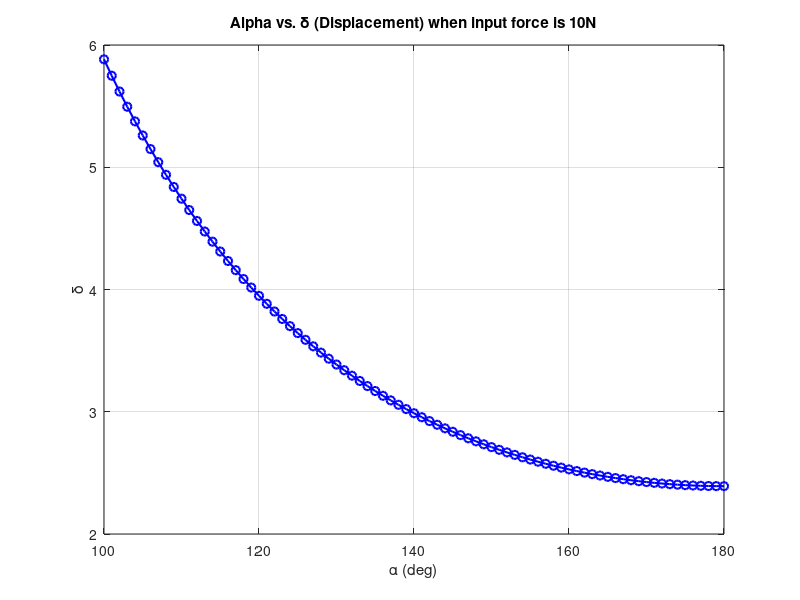

MATLAB code for this plot:
clc; clear;

% Define material and geometric parameters
E = 23;     % Young's modulus (material stiffness)
b = 1;      % Width (of the beam's cross-section)
h = 11;     % Height (of the beam's cross-section)
l = 4;      % Length of the beam

alpha = 170;  % (This is not used here, since we generate a range below)
bc = 1.25;  % Cross-beam parameter (e.g., width)
dc = 2.3;   % Cross-beam parameter (e.g., thickness)

% Compute K1 and K2 based on given formulas:
% K1 is computed as E*b*l divided by an effective length,
% where the effective length is given by h/(2*cosd(r)) and r is defined below.
% K2 is computed as E*bc*l/dc.
  
% Set the external force F
F = 20;

% Create a vector of alpha values from 180 to 100 degrees in 1° decrements.
alpha = 180:-1:100;  % Alternatively: linspace(180,100,81)

% Compute the inclination r for each alpha.
% Here, r = (180 - alpha)/2; that is, the beam is assumed to be inclined by an angle r from vertical.
r = (180 - alpha) / 2;  % in degrees

% Compute the axial stiffness of K1 beams.
% The effective length in the denominator is h/(2*cosd(r)).
K1 = E * b * l ./ ( h ./ (2 * cosd(r)) );

% Compute the stiffness of the cross-beam K2.
K2 = E * bc * l / dc;

% Compute the effective vertical stiffness Kv of the entire structure using the formula:
% Kv = (K1*K2*cos^2(r)) / (2*(K1*sin^2(r)+K2))
Kv = (K1 .* K2 .* cosd(r).^2) ./ ( 2 * (K1 .* sind(r).^2 + K2) );

% Given the external vertical load F, the total vertical displacement is:
delta = F ./ Kv;

% Plot the relationship: x-axis is alpha (in degrees) and y-axis is delta (displacement)
figure;
plot(alpha, delta, 'b-o','LineWidth',1.5);
xlabel('\alpha (deg)');
ylabel('\delta');
title('Alpha vs. \delta (Displacement) when input force is 10N');
grid on;